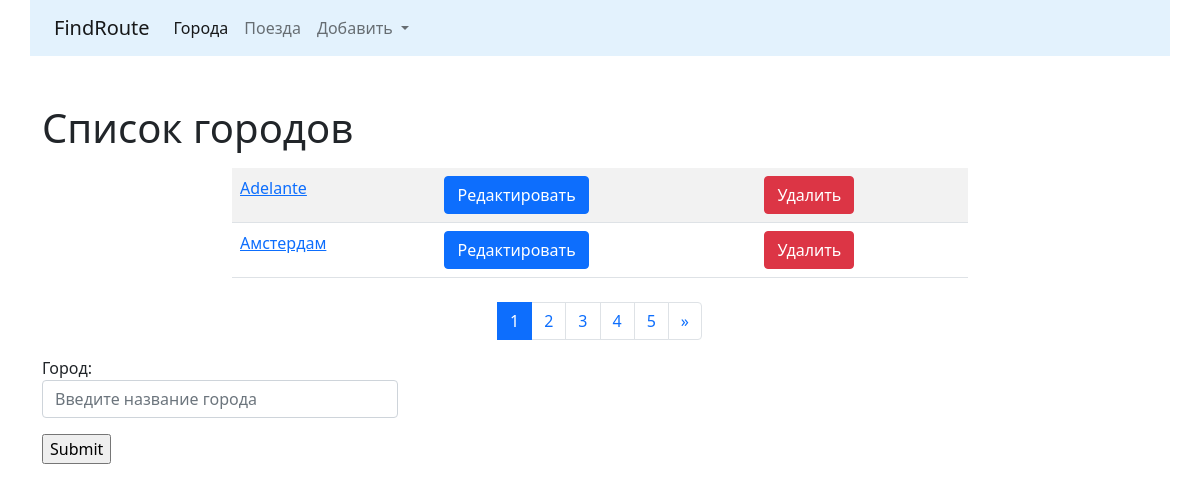
Before: /cities/ with the older database file.
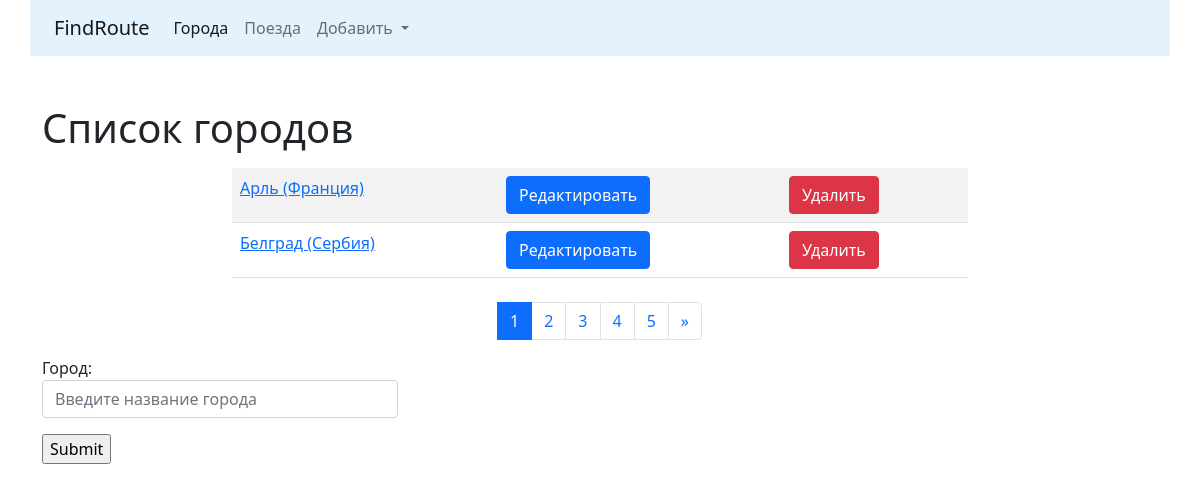
After: the same page with the newer database file.
### cities/models.py (models this page shows, shortened)
class City(models.Model):
    name = models.CharField(max_length=100, unique=True, verbose_name="Город")
    class Meta:
        verbose_name = "Город"
        verbose_name_plural = "Города"
        ordering = ['name']

### cities/views.py (the view)
# urls.py: path('', CityListView.as_view(), name='home'),
class CityListView(ListView):
    paginate_by = 2
    model = City
    template_name = 'cities/home.html'
    def get_context_data(self, **kwargs):
        context = super().get_context_data(**kwargs)
        form = CityForm()
        context['form'] = form
        return context

### cities/forms.py
class CityForm(forms.ModelForm):
    name = forms.CharField(label='Город', widget=forms.TextInput(attrs={
        'class': 'form-control',
        'placeholder': 'Введите название города'
    }))
    class Meta:
        model = City
        fields = ('name',)

### cities/templates/cities/home.html (shortened to what this page needs)
{% extends 'base.html' %}
{% block content %}
	<h1>Список городов</h1>
    <div class="row">
	    <div class="col-md-8 mx-auto my-2">
		    <table class="table table-striped">
		        {% for object in page_obj %}
				    <tr>
					    <td>
						    <a href="{% url 'cities:detail' pk=object.pk %}">
							    {{ object.name }}
							</a>
						</td>
						<td>
						    <a href="{% url 'cities:update' pk=object.pk %}">
							    <button type="submit" class="btn btn-primary">
								    Редактировать
								</button>
							</a>
						</td>
						<td>
						    <a href="{% url 'cities:delete' pk=object.pk %}">
							    <button type="submit" class="btn btn-danger">
								    Удалить
								</button>
							</a>
						</td>
					</tr>
			    {% endfor %}
			</table>
		</div>
	</div>
	<nav aria-label="Пример навигации по страницам">
        <ul class="pagination justify-content-center">
            {% for page in page_obj.paginator.page_range %}
			    <li class="page-item {% if page == page_obj.number %} active {% endif %}">
			        <a class="page-link" href="?page={{ page }}">
				        {{ page }}
				    </a>
			    </li>
			{% endfor %}
            <li class="page-item">
			    {% if page_obj.has_next %}
                    <a class="page-link" href="?page={{ page_obj.paginator.num_pages }}" aria-label="Следующая">
                        <span aria-hidden="true">
					        &raquo;
					    </span>
					</a>
                {% endif %}
			</li>
        </ul>
    </nav>
    <div class="row">
	    <div class="col-md-4">
            <form action="{% url 'cities:create' %}" method="POST">
                {{ form.as_p }}
                <input type="submit" value="Submit">
            </form>
		</div>
	</div>
{% endblock %}

Changed rows visible on the page:
removed City: name "Adelante"
removed City: name "Амстердам"
added City: name "Арль (Франция)"
added City: name "Белград (Сербия)"
